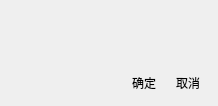
<?xml version="1.0" encoding="UTF-8"?>
<ui version="4.0">
 <class>MessageBoxClass</class>
 <widget class="QWidget" name="MessageBoxClass">
  <property name="geometry">
   <rect>
    <x>0</x>
    <y>0</y>
    <width>218</width>
    <height>106</height>
   </rect>
  </property>
  <property name="windowTitle">
   <string>Form</string>
  </property>
  <layout class="QGridLayout" name="gridLayout">
   <item row="0" column="0">
    <widget class="QLabel" name="label">
     <property name="text">
      <string/>
     </property>
    </widget>
   </item>
   <item row="0" column="1">
    <widget class="QLabel" name="label_2">
     <property name="sizePolicy">
      <sizepolicy hsizetype="Expanding" vsizetype="Expanding">
       <horstretch>0</horstretch>
       <verstretch>0</verstretch>
      </sizepolicy>
     </property>
     <property name="text">
      <string/>
     </property>
    </widget>
   </item>
   <item row="1" column="1">
    <layout class="QHBoxLayout" name="horizontalLayout">
     <item>
      <spacer name="horizontalSpacer">
       <property name="orientation">
        <enum>Qt::Horizontal</enum>
       </property>
       <property name="sizeHint" stdset="0">
        <size>
         <width>40</width>
         <height>20</height>
        </size>
       </property>
      </spacer>
     </item>
     <item>
      <widget class="QToolButton" name="toolButton">
       <property name="text">
        <string>确定</string>
       </property>
       <property name="autoRaise">
        <bool>true</bool>
       </property>
      </widget>
     </item>
     <item>
      <widget class="QToolButton" name="toolButton_2">
       <property name="text">
        <string>取消</string>
       </property>
       <property name="autoRaise">
        <bool>true</bool>
       </property>
      </widget>
     </item>
    </layout>
   </item>
  </layout>
 </widget>
 <resources>
  <include location="LxMemo.qrc"/>
 </resources>
 <connections/>
</ui>
